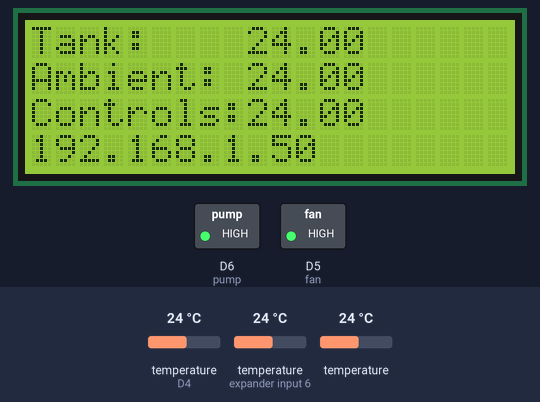
A sketch run on a simulated ESP8266 (NodeMCU). Shown: 20×4 character LCD, switched loads named in the sketch (green lamp = pin HIGH). The test bench sets the inputs (shaded band); at power-on: temperature 24 °C, temperature (sensors on D4, expander input 6) 24 °C. WiFi joins after 1.5 s; servers stay silent unless stated; what the sketch prints to the serial monitor is not drawn.

Above: at 7.8 s.
7.9 s: temperature (sensor 202) set to 39.2 °C
At 13.5 s:
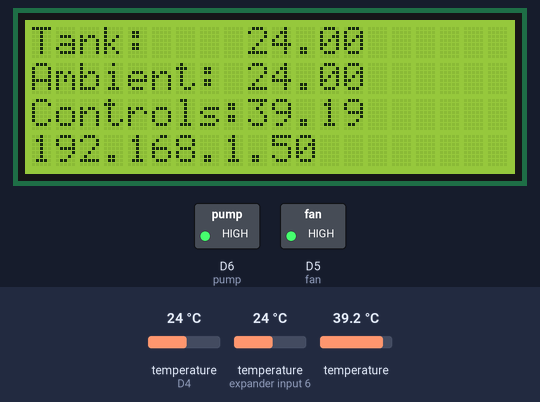
14.5 s: temperature (sensor 202) set to 40.7 °C
At 15.4 s:
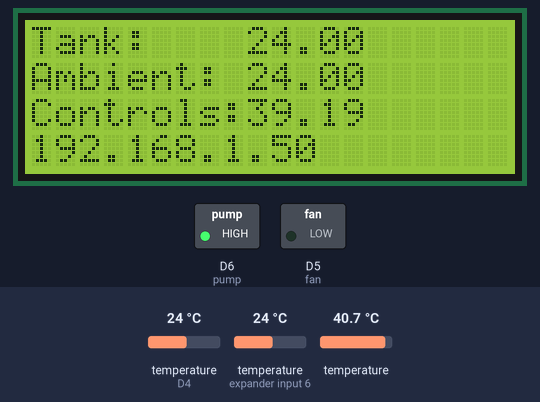
20.0 s: temperature (sensor on D4) set to 12 °C
At 24.9 s:
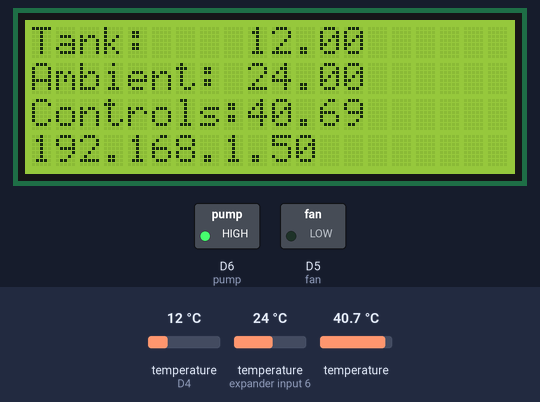
25.6 s: temperature (sensor on expander input 6) set to 12 °C
At 30.7 s:
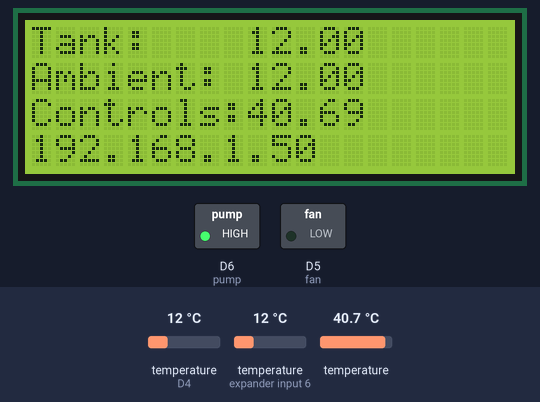
31.1 s: temperature (sensor on D4) set to 19 °C
36.6 s: temperature (sensor on expander input 6) set to 19 °C
At 42.1 s:
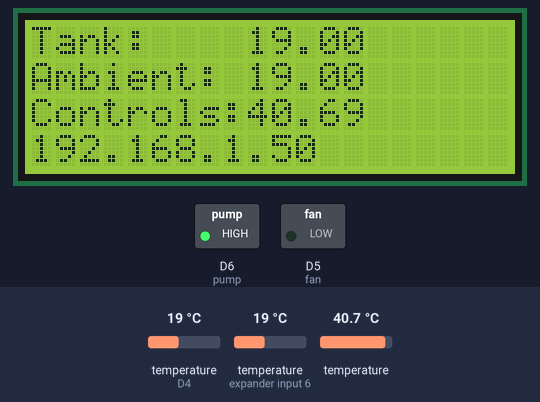
Timing chart, 0 to 43.2 s (numbered marks = the images above; inputs shaded):
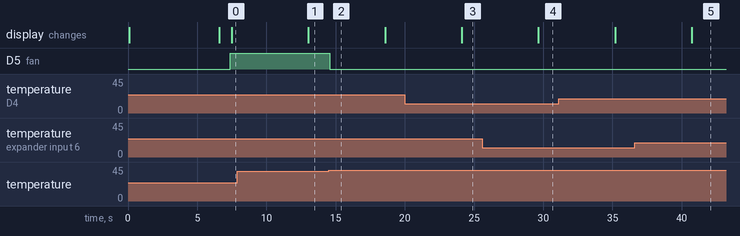

Measured:
- the behaviour switches between 39.9 and 40 °C on temperature (sensor 202) (found by bisection; images 1 and 2)
- after the input at 7.9 s, the display: changes after 5.1 s (image 1)
- after the input at 14.5 s, D5 (fan): HIGH → LOW after 0.07 s
- after the input at 20.0 s, the display: changes after 4.1 s (image 3)
- after the input at 25.6 s, the display: changes after 4.1 s (image 4)
- after the input at 36.6 s, the display: changes after 4.1 s (image 5)

The sketch:

update_Server_3Temps.ino
```cpp
// Including the ESP8266 WiFi library
#include <ESP8266WiFi.h>


// my temp
#include <OneWire.h>
#include <DallasTemperature.h>
#define ONE_WIRE_BUS D4
OneWire oneWire(ONE_WIRE_BUS);
DallasTemperature sensors(&oneWire);


//LCD
#include <Wire.h>
#include <LiquidCrystal_I2C.h>
LiquidCrystal_I2C lcd(0x27,20,4);  // set the LCD address to 0x27 for a 16 chars and 2 line display


// Replace with your network credentials
const char* ssid = "TP-Link_CA34";
const char* password = "69848728";


// Web Server on port 80
WiFiServer server(80);


//Timing stuff
unsigned long previousmilli = 0;
long Pontime = 3600000;
long Pofftime = 900000;
#define pump D6
#define fan D5

long LCDUpdate = 5000;

unsigned long previousmilliLCD = 0;

//-----------------------------------------------------------------------------

void setup() {
  Serial.begin(115200);
  delay(10);

  pinMode(pump, OUTPUT);
  digitalWrite(pump, HIGH);

  pinMode(fan, OUTPUT);
  pinMode(fan,HIGH);

  // LCD initialization
  lcd.init();
  lcd.backlight();

  // Dallas temp sensor begin
  sensors.begin();

  // Connecting to WiFi network
  Serial.println();
  Serial.print("Connecting to ");
  Serial.println(ssid);

  WiFi.begin(ssid, password);

  while (WiFi.status() != WL_CONNECTED) {
    delay(500);
    Serial.print(".");
  }
  Serial.println("");
  Serial.println("WiFi connected");

  // Starting the web server
  server.begin();
  Serial.println("Web server running. Waiting for the ESP IP...");
  delay(5000);

  // Printing the ESP IP address
  Serial.println(WiFi.localIP());
  lcd.setCursor(0,3);
  lcd.print(WiFi.localIP());
}

//-----------------------------------------------------------------

void loop() {
  unsigned long currentmilli = millis();
  unsigned long currentmilliLCD = millis();


  sensors.requestTemperatures();

  // Listenning for new clients
  WiFiClient client = server.available();

    // Pump timing for low active optocoupler relay
    if ((digitalRead(pump) == LOW) && (currentmilli - previousmilli >= Pontime)) {
    previousmilli = currentmilli;
    digitalWrite(pump, 1);
  } else if ((digitalRead(pump) == HIGH) && (currentmilli - previousmilli >= Pofftime)) {
    previousmilli = currentmilli;
    digitalWrite(pump, 0);
  }

  // fan temp controls
  if(sensors.getTempCByIndex(2) >= 40 && digitalRead(fan) == HIGH){
    digitalWrite(fan, LOW);
  }
    if(sensors.getTempCByIndex(2) <= 30 && digitalRead(fan) == LOW){
    digitalWrite(fan, HIGH);
  }

    // LCD update
    if (currentmilliLCD - previousmilliLCD >= LCDUpdate) {
    previousmilliLCD = currentmilliLCD;
    LCDtemp();
    }


  if (client) {
    Serial.println("New client");
    // bolean to locate when the http request ends
    boolean blank_line = true;
    while (client.connected()) {
      if (client.available()) {
        char c = client.read();

        client.println("HTTP/1.1 200 OK");
        client.println("Content-Type: text/html");
        client.println("Connection: close");
        client.println();
        // your actual web page that displays temperature and humidity
        client.println("<!DOCTYPE HTML>");
        client.println("<html>");
        client.println("<head></head><body><h1>Leo's Tower Temperature server</h1><h3>Tank: ");
        client.println(sensors.getTempCByIndex(0));
        client.println(" C</h3><h3>Ambient: ");
        client.println(sensors.getTempCByIndex(1));
        client.println(" C</h3><h3>Controls: ");
        client.println(sensors.getTempCByIndex(2));
        client.println(" C</h3><h3>");
        client.println("</body></html>");
        break;
        if (c == '\n') {
          // when starts reading a new line
          blank_line = true;
        }
        else if (c != '\r') {
          // when finds a character on the current line
          blank_line = false;
        }
      }
    }
    // closing the client connection
    delay(1);
    client.stop();
    Serial.println("Client disconnected.");
  }
}


void LCDtemp (){
      lcd.setCursor(0,1);
      lcd.print("          ");
      lcd.setCursor(0,1);
      lcd.print("Ambient: ");
      lcd.print(sensors.getTempCByIndex(1));

      lcd.setCursor(0,0);
      lcd.print("          ");
      lcd.setCursor(0,0);
      lcd.print("Tank:    ");
      lcd.print(sensors.getTempCByIndex(0));

      lcd.setCursor(0,2);
      lcd.print("          ");
      lcd.setCursor(0,2);
      lcd.print("Controls:");
      lcd.print(sensors.getTempCByIndex(2));

}
```
